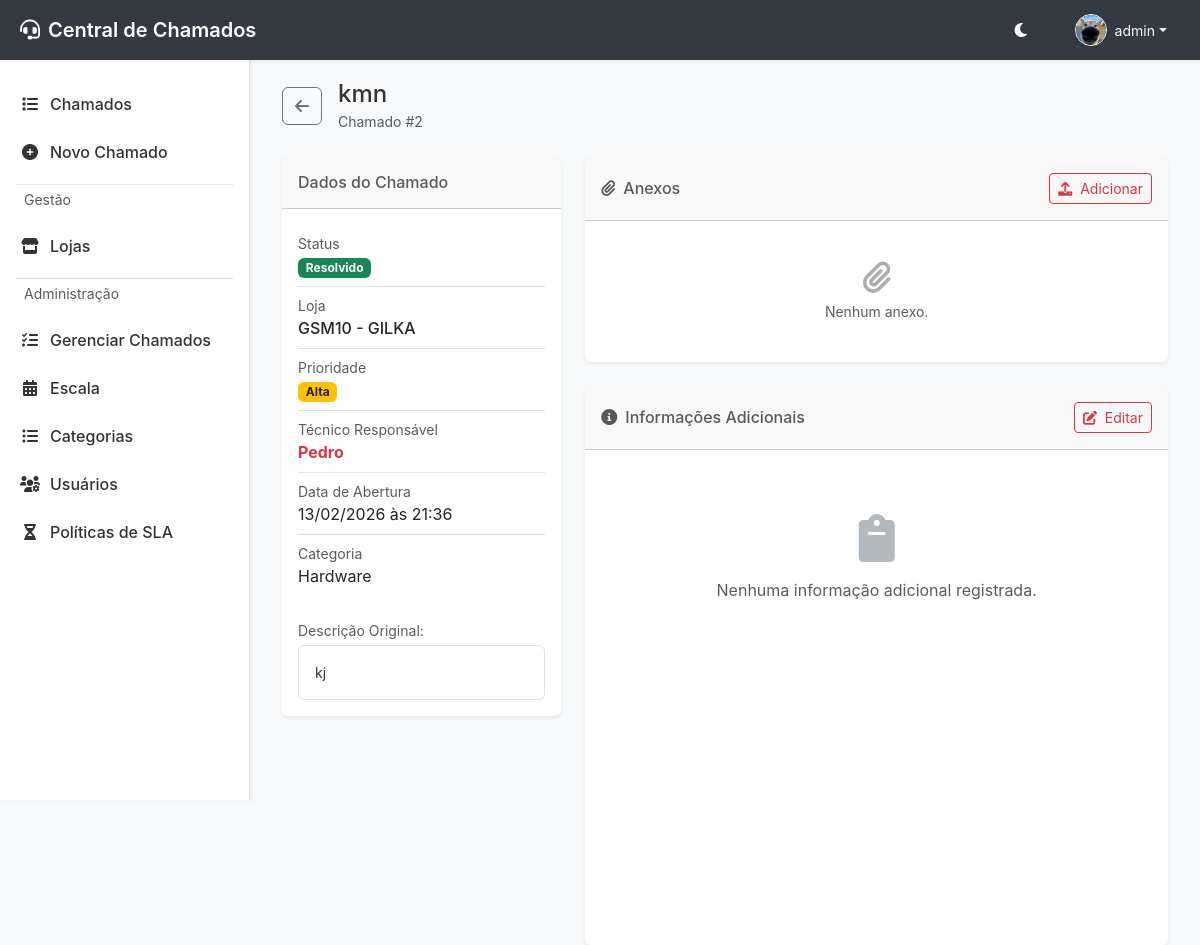
The page /chamado/2 (signed in) on the database its author committed.
### app/models.py (models this page shows, shortened)
class User(UserMixin, db.Model):
    __tablename__ = 'users'
    id = db.Column(db.Integer, primary_key=True)
    username = db.Column(db.String(64), index=True, unique=True, nullable=False)
    email = db.Column(db.String(120), index=True, unique=True, nullable=False)
    password_hash = db.Column(db.String(256))
    role = db.Column(db.String(20), default='user', index=True) # user, technician, admin, manager, supervisor
    is_technician = db.Column(db.Boolean, default=False, index=True) # Secondary flag to allow admins/managers to act as technicians
    department = db.Column(db.String(100), index=True)
    profile_image = db.Column(db.String(255))
    is_active = db.Column(db.Boolean, default=True, index=True)
    created_at = db.Column(db.DateTime, default=datetime.utcnow)

### app/modules/chamados/models.py (models this page shows, shortened)
class Ticket(db.Model):
    __tablename__ = 'tickets'
    id = db.Column(db.Integer, primary_key=True)
    title = db.Column(db.String(100), nullable=False)
    description = db.Column(db.Text, nullable=False)
    status = db.Column(db.String(20), default='novo', index=True) # novo, aberto, pendente, resolvido, fechado
    priority = db.Column(db.String(20), default='media', index=True) # baixa, media, alta, critica
    category = db.Column(db.String(50))
    created_at = db.Column(db.DateTime, default=datetime.utcnow, index=True)
    updated_at = db.Column(db.DateTime, default=datetime.utcnow, onupdate=datetime.utcnow)
    due_date = db.Column(db.DateTime, nullable=True)
    closed_at = db.Column(db.DateTime, nullable=True)
    additional_info = db.Column(db.Text, nullable=True)
    attachment = db.Column(db.String(255), nullable=True)
    requester_id = db.Column(db.Integer, db.ForeignKey('users.id'), nullable=False, index=True)
    technician_id = db.Column(db.Integer, db.ForeignKey('users.id'), nullable=True, index=True)
    store_id = db.Column(db.Integer, db.ForeignKey('stores.id'), nullable=True, index=True)
    requester = db.relationship('User', foreign_keys=[requester_id], backref='tickets_requested')
    technician = db.relationship('User', foreign_keys=[technician_id], backref='tickets_assigned')
    store = db.relationship('Store', backref='tickets')
    tags = db.relationship('Tag', secondary=ticket_tags, backref=db.backref('tickets', lazy='dynamic'))

### app/modules/lojas/models.py (models this page shows, shortened)
class Store(db.Model):
    __tablename__ = 'stores'
    id = db.Column(db.Integer, primary_key=True)
    name = db.Column(db.String(100), unique=True, nullable=False, index=True)
    cnpj = db.Column(db.String(20))
    address = db.Column(db.String(200))
    manager = db.Column(db.String(100))

### app/modules/chamados/routes.py (the view)
@chamados_bp.route('/chamado/<int:id>')
@login_required
def ver_chamado(id):
    ticket = service.get_ticket(id)
    return render_template('chamado_detalhe.html', ticket=ticket)

### app/modules/chamados/repository.py (called while the page is built)
    def find_by_id(self, id):
        return db.session.get(Ticket, id)

### app/modules/chamados/service.py (called while the page is built)
    def get_ticket(self, id):
        return self.repository.find_by_id(id)

### app/templates/chamado_detalhe.html (shortened to what this page needs)
{% extends "base.html" %}
{% block content %}
<div class="d-flex justify-content-between align-items-center mb-4 flex-wrap gap-2">
    <div class="d-flex align-items-center">
        <a href="{{ url_for('chamados.listar_chamados') }}" class="btn btn-outline-secondary me-3"><i class="fas fa-arrow-left"></i></a>
        <div>
            <h4 class="mb-0 text-break">{{ ticket.title }}</h4>
            <span class="text-muted small">Chamado #{{ ticket.id }}</span>
        </div>
    </div>
</div>
<div class="row g-4">
    <div class="col-md-4">
        <div class="card border-0 shadow-sm h-100">
            <div class="card-header py-3">
                <h6 class="mb-0 text-muted">Dados do Chamado</h6>
            </div>
            <div class="card-body">
                <ul class="list-group list-group-flush">
                    <li class="list-group-item px-0">
                        <small class="text-muted d-block">Status</small>
                        {% set status_color = 'info' if ticket.status == 'novo' else
                                              'primary' if ticket.status == 'em_analise' else
                                              'warning' if ticket.status == 'aguardando_peca' else
                                              'success' if ticket.status == 'resolvido' else
                                              'danger' if ticket.status == 'nao_resolvido' else
                                              'secondary' %}
                        <span class="badge bg-{{ status_color }}">{{ ticket.status|replace('_', ' ')|capitalize }}</span>
                    </li>
                    <li class="list-group-item px-0">
                        <small class="text-muted d-block">Loja</small>
                        <span class="fw-medium">{{ ticket.store.name if ticket.store else 'Não informado' }}</span>
                    </li>
                    <li class="list-group-item px-0">
                        <small class="text-muted d-block">Prioridade</small>
                        <span class="badge bg-{{ 'danger' if ticket.priority == 'critica' else 'warning' if ticket.priority == 'alta' else 'info' if ticket.priority == 'media' else 'secondary' }} text-dark">{{ ticket.priority|capitalize }}</span>
                    </li>
                    <li class="list-group-item px-0">
                        <small class="text-muted d-block">Técnico Responsável</small>
                        {% if ticket.technician %}
                        <span class="text-primary fw-bold">{{ ticket.technician.username }}</span>
                        {% elif ticket.technician_id %}
                        <span class="text-danger small">ID: {{ ticket.technician_id }} (Usuário não encontrado)</span>
                        {% else %}
                        <span class="text-muted fst-italic">Não atribuído</span>
                        <a href="#" class="small ms-2 text-decoration-none">Atribuir a mim</a>
                        {% endif %}
                    </li>
                    <li class="list-group-item px-0">
                        <small class="text-muted d-block">Data de Abertura</small>
                        <span>{{ ticket.created_at.strftime('%d/%m/%Y às %H:%M') }}</span>
                    </li>
                    <li class="list-group-item px-0">
                        <small class="text-muted d-block">Categoria</small>
                        <span>{{ ticket.category|capitalize }}</span>
                    </li>
                </ul>
                <div class="mt-4">
                    <small class="text-muted d-block mb-1">Descrição Original:</small>
                    <div class="p-3 info-box rounded">
                        <p class="mb-0 small">{{ ticket.description }}</p>
                    </div>
                </div>
            </div>
        </div>
    </div>
    <div class="col-md-8">
        <div class="card border-0 shadow-sm mb-4">
            <div class="card-header py-3 d-flex justify-content-between align-items-center">
                <h6 class="mb-0 text-muted"><i class="fas fa-paperclip me-2"></i>Anexos</h6>
                {% if current_user.role in ['admin', 'manager', 'supervisor', 'tecnico'] %}
                <button class="btn btn-sm btn-outline-primary" data-bs-toggle="modal" data-bs-target="#modalUpload">
                    <i class="fas fa-upload me-1"></i> Adicionar
                </button>
                {% endif %}
            </div>
            <div class="card-body">
                {% if ticket.attachment %}
                    <div class="d-flex align-items-center p-3 border rounded bg-light">
                        {% set ext = ticket.attachment.split('.')[-1].lower() %}
                        {% if ext in ['jpg', 'jpeg', 'png', 'gif', 'webp'] %}
                            <div class="me-3" style="cursor: pointer;" data-bs-toggle="modal" data-bs-target="#modalImagePreview">
                                <img src="{{ url_for('static', filename='uploads/attachments/' + ticket.attachment) }}" alt="Anexo" class="rounded" style="width: 80px; height: 80px; object-fit: cover;">
                            </div>
                            <div class="flex-grow-1">
                                <h6 class="mb-1 text-break">{{ ticket.attachment }}</h6>
                                <small class="text-muted d-block mb-2">Imagem</small>
                                <button class="btn btn-sm btn-primary" data-bs-toggle="modal" data-bs-target="#modalImagePreview">
                                    <i class="fas fa-eye me-1"></i> Visualizar
                                </button>
                                <a href="{{ url_for('static', filename='uploads/attachments/' + ticket.attachment) }}" download class="btn btn-sm btn-outline-secondary ms-1">
                                    <i class="fas fa-download"></i>
                                </a>
                            </div>
                        {% else %}
                            <div class="me-3">
                                {% if ext == 'pdf' %}
                                    <i class="fas fa-file-pdf fa-3x text-danger"></i>
                                {% elif ext in ['xls', 'xlsx', 'csv'] %}
                                    <i class="fas fa-file-excel fa-3x text-success"></i>
                                {% elif ext in ['doc', 'docx'] %}
                                    <i class="fas fa-file-word fa-3x text-primary"></i>
                                {% else %}
                                    <i class="fas fa-file-alt fa-3x text-secondary"></i>
                                {% endif %}
                            </div>
                            <div class="flex-grow-1">
                                <h6 class="mb-1 text-break">{{ ticket.attachment }}</h6>
                                <small class="text-muted d-block mb-2">{{ ext|upper }}</small>
                                <a href="{{ url_for('static', filename='uploads/attachments/' + ticket.attachment) }}" target="_blank" class="btn btn-sm btn-primary">
                                    <i class="fas fa-external-link-alt me-1"></i> Abrir / Baixar
                                </a>
                            </div>
                        {% endif %}
                    </div>
                {% else %}
                    <div class="text-center text-muted py-4">
                        <i class="fas fa-paperclip fa-2x mb-2 opacity-50"></i>
                        <p class="mb-0 small">Nenhum anexo.</p>
                    </div>
                {% endif %}
            </div>
        </div>
        <div class="card border-0 shadow-sm h-100">
            <div class="card-header py-3 d-flex justify-content-between align-items-center">
                <h6 class="mb-0 text-muted"><i class="fas fa-info-circle me-2"></i>Informações Adicionais</h6>
                {% if current_user.role in ['admin', 'manager', 'supervisor'] or ticket.technician_id == current_user.id %}
                <button class="btn btn-sm btn-outline-primary" data-bs-toggle="modal" data-bs-target="#modalInfo">
                    <i class="fas fa-edit me-1"></i> Editar
                </button>
                {% endif %}
            </div>
            <div class="card-body">
                {% if ticket.additional_info %}
                <div class="p-3 info-box rounded">
                    <p class="mb-0" style="white-space: pre-wrap;">{{ ticket.additional_info }}</p>
                </div>
                {% else %}
                <div class="text-center text-muted py-5">
                    <i class="fas fa-clipboard fa-3x mb-3 text-secondary opacity-50"></i>
                    <p>Nenhuma informação adicional registrada.</p>
                </div>
                {% endif %}
            </div>
        </div>
    </div>
</div>
{% endblock %}

### app/templates/base.html (shortened to what this page needs)
<!DOCTYPE html>
<html lang="pt-br">
<head>
    <link href="https://cdn.jsdelivr.net/npm/bootstrap@5.3.0/dist/css/bootstrap.min.css" rel="stylesheet">
    <link href="https://cdnjs.cloudflare.com/ajax/libs/font-awesome/6.0.0/css/all.min.css" rel="stylesheet">
    <link rel="stylesheet" href="{{ url_for('static', filename='css/style.css') }}?v=5">
    <link rel="stylesheet" href="{{ url_for('static', filename='css/mobile.css') }}?v=1">
</head>
<body>
    {% if current_user.is_authenticated %}
    <nav class="topbar">
        <div class="brand">
            <i class="fas fa-headset me-2"></i> Central de Chamados
        </div>
        <div class="user-menu">
            <button class="btn btn-link text-light p-0 me-3" id="theme-toggle" title="Alternar Tema">
                <i class="fas fa-moon"></i>
            </button>
            <div class="dropdown">
                <button class="btn btn-link text-light text-decoration-none dropdown-toggle d-flex align-items-center" type="button" id="userDropdown" data-bs-toggle="dropdown" aria-expanded="false">
                    {% if current_user.profile_image %}
                    <img src="{{ url_for('static', filename='uploads/profiles/' + current_user.profile_image) }}" alt="Avatar" class="rounded-circle border border-light" style="width: 32px; height: 32px; object-fit: cover;">
                    {% else %}
                    <i class="fas fa-user-circle fa-lg"></i>
                    {% endif %}
                    <span class="ms-2 small d-none d-md-inline">{{ current_user.username }}</span>
                </button>
            </div>
        </div>
    </nav>
    {% endif %}
    {% if current_user.is_authenticated %}
    <div class="sidebar bg-surface">
        <nav class="nav flex-column">
            <a class="nav-link {% if active_page == 'chamados' %}active{% endif %}" href="{{ url_for('chamados.listar_chamados') }}">
                <i class="fas fa-list"></i> Chamados
            </a>
            <a class="nav-link {% if active_page == 'novo_chamado' %}active{% endif %}" href="{{ url_for('chamados.novo_chamado') }}">
                <i class="fas fa-plus-circle"></i> Novo Chamado
            </a>
            {% if current_user.role != 'tecnico' %}
            <div class="border-top my-2 mx-3 text-muted small px-2 py-1">Gestão</div>
            <a class="nav-link {% if active_page == 'lojas_setores' %}active{% endif %}" href="{{ url_for('lojas.index') }}">
                <i class="fas fa-store"></i> Lojas
            </a>
            {% endif %}
            {% if current_user.role in ['admin', 'manager', 'supervisor', 'tecnico'] %}
            <div class="border-top my-2 mx-3 text-muted small px-2 py-1">Administração</div>
            <a class="nav-link {% if active_page == 'gerenciar_chamados' %}active{% endif %}" href="{{ url_for('chamados.gerenciar_chamados') }}">
                <i class="fas fa-tasks"></i> Gerenciar Chamados
            </a>
            {% endif %}
            {% if current_user.role in ['admin', 'manager', 'supervisor', 'tecnico'] %}
            <a class="nav-link {% if active_page == 'escala' %}active{% endif %}" href="{{ url_for('escala.index') }}">
                <i class="fas fa-calendar-alt"></i> Escala
            </a>
            {% endif %}
            {% if current_user.role in ['admin', 'manager', 'supervisor'] %}
            <a class="nav-link {% if active_page == 'categorias' %}active{% endif %}" href="{{ url_for('chamados.gerenciar_categorias') }}">
                <i class="fas fa-list-ul"></i> Categorias
            </a>
            <a class="nav-link {% if active_page == 'usuarios' %}active{% endif %}" href="{{ url_for('auth.listar_usuarios') }}">
                <i class="fas fa-users-cog"></i> Usuários
            </a>
            <a class="nav-link {% if active_page == 'sla' %}active{% endif %}" href="{{ url_for('sla.index') }}">
                <i class="fas fa-hourglass-half"></i> Políticas de SLA
            </a>
            {% endif %}
        </nav>
    </div>
    {% endif %}
    <main class="main-content" {% if not current_user.is_authenticated %}style="margin-left: 0; padding-top: 20px;"{% endif %}>
        <div class="container-fluid">
            {% block content %}{% endblock %}
        </div>
    </main>
</body>
</html>

### rows shown on the page
User: profile_image (picture), username "admin"
Ticket: title "kmn", id "2", status "Resolvido", priority "Alta", created_at "13/02/2026 às 21:36", category "Hardware", description "kj"
Store: store "GSM10 - GILKA"
User: technician.username "Pedro"
